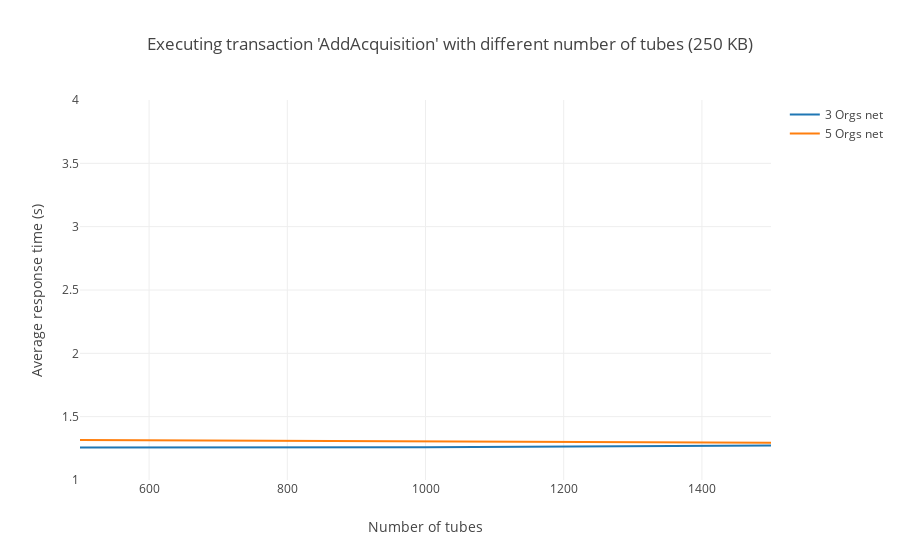

The cell this chart's notebook holds for it:
### Markdown cell above
### Average times when executing tx 'AddAcquisition' (250 KB file size)

### Code cell
# 3 Orgs net data
threeOrgs = [1.2557, 1.2584, 1.2733]
# 5 Orgs net data
fiveOrgs = [1.3160, 1.3037, 1.2938]

#avgAcquisition("250 KB", threeOrgs)
avgAcquisition("250 KB", threeOrgs, fiveOrgs)

### Figure 1 — Plotly figure (JSON) as saved in the notebook; plotly's stock layout.template omitted (floating-point values rounded to 4 significant figures)
{"data": [{"mode": "lines", "name": "3 Orgs net", "type": "scatter", "uid": "ebb19aa3-3522-41e3-bb24-08af5cf0920c", "x": [500, 1000, 1500], "y": [1.256, 1.258, 1.273]}, {"mode": "lines", "name": "5 Orgs net", "type": "scatter", "uid": "dad51e53-79ba-402b-9098-36d25bc103fb", "x": [500, 1000, 1500], "y": [1.316, 1.304, 1.294]}], "layout": {"barmode": "group", "title": {"text": "Executing transaction 'AddAcquisition' with different number of tubes (250 KB)"}, "xaxis": {"range": [500, 1500], "title": {"text": "Number of tubes"}}, "yaxis": {"range": [1, 4], "title": {"text": "Average response time (s)"}}}}
